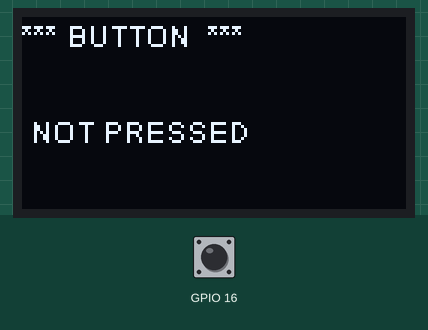
Simulated run of this sketch. Board: ESP8266 (NodeMCU). Shown: 128×64 one-colour display. The test bench sets the inputs (shaded band); at power-on: GPIO 16 HIGH. What the sketch prints to the serial monitor is not drawn.

Above: at 1.2 s.
1.3 s: GPIO 16 pulled LOW for 0.15 s
At 2.8 s:
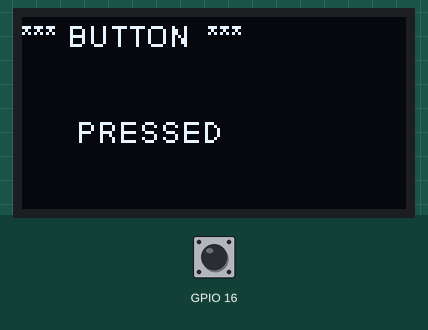
Timing chart, 0 to 4.3 s (numbered marks = the images above; inputs shaded):
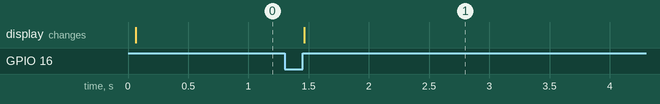

Measured:
- after the input at 1.3 s, the display: changes after 0.16 s (image 1)

The sketch:

NodeMCU_ESP32_Interrupt_Touch_OLED_POST.ino
```cpp
/*
 *  Purpose: Navigate in GigaPix image via NodeMCU switches, as it makes POST request
 *  Created on: 31/7/2018
 */

//http://10.208.34.149:85/gigapan/demo_image1.php

//http://10.208.26.254:81/gigapan/index.php // COMMON - SERVER

//#include <ESP8266WiFi.h>
//#include <WiFiClientSecure.h>
//#include <ESP8266HTTPClient.h>

//use any digital pin for input from touch switch other that D0, D4 ..
//static const uint8_t D0   = 16; // dont use for interrupts, LED_BUILTIN on this pin
//static const uint8_t D1   = 5;
//static const uint8_t D2   = 4;
//static const uint8_t D3   = 0;
//static const uint8_t D4   = 2; // power issues, ESP12E LED on this pin
//static const uint8_t D5   = 14;
//static const uint8_t D6   = 12;
//static const uint8_t D7   = 13;
//static const uint8_t D8   = 15;
//static const uint8_t D9   = 3;  // RX
//static const uint8_t D10  = 1;  // TX

// LAPTOP
const char* ssid = "CdacIoT";          const char* password = "cdac1234";
const char* host = "http://10.42.0.1:3304/image";             //main - Server address
volatile int i=0, j=0, k=0, switchNo=0;
// COMMON - SERVER
//const char* ssid = "cdac";          const char* password = "";
//const char* host = "http://10.208.26.254:81/gigapan/index.php";
//const char* host = "http://10.208.26.254:81";             //main - Server address
//String postPath = "/gigapan/index.php";                 //main - Post service Path


//void wifiSetup()
//{
//  Serial.print("\n\nMAC : ");
//  Serial.println(WiFi.macAddress());
//  Serial.print("connecting to ");
//  Serial.println(ssid);
//  WiFi.begin(ssid, password);
//  delay(50);
//
//  while (WiFi.status() != WL_CONNECTED)
//  { delay(10); //Serial.print(".");
//  }
//  Serial.println("");
//
//  if(WiFi.status() == WL_CONNECTED)
//  {Serial.println("WiFi connected");
//   Serial.println("IP address: ");
//   Serial.println(WiFi.localIP());
//  }
////  else
////  { Serial.println("Could not connect to WiFi ..");// Trying again ..");
////  }
////  delay(100);
//}

//POST data to Server
//bool postData(int sw)
//{
//  HTTPClient httpPost;
//
//  httpPost.begin(host);// + path);
//  httpPost.addHeader("Content-Type","application/x-www-form-urlencoded");
//  String st_sw = String(sw);
//
////  Serial.println("\nbuttonID:"+ st_sw);  // + ","+ "pointsSubmit:1");
//  int httpCode = httpPost.POST("buttonID=" + st_sw);
////  int httpCode = httpPost.POST("pointID=" + st_sw +"&"+ "pointsSubmit=1"); // st_sw); // + "&" + "pointsSubmit=1");
////  int httpCode = httpPost.POST("pointID=" + st_sw + "&"+"pointValue=" + st_s + "&"+"pointsSubmit=1");
//
//  //httpPost.writeToStream(&Serial);
//  httpPost.end();
//
//  Serial.println(httpCode);
//
//  if(httpCode == 200)
//  {
////    Serial.println("POST SUCCESS!\n\n");
//    return true;
//  }
//  else  { return false; }
//}

//void IntCallback_sw1()
//{ switch_seq(1);
//}
//
//void IntCallback_sw2()
//{ switch_seq(2);
//}
//
//void IntCallback_sw3()
//{ switch_seq(3);
//}

void setup()
{ //Open serial communications and wait for port to open:
  Serial.begin(115200); delay(50);
  MPR121_Touch_setup();
  SSD1306_OLED_setup();

//  pinMode(D1, INPUT); // GPIO5 = D1 = sw1
//  pinMode(D2, INPUT); // GPIO4 = D2 = sw2
//  pinMode(10, INPUT); // GPIO0 = D3 = sw3
//  pinMode(LED_BUILTIN, OUTPUT);

//  attachInterrupt(digitalPinToInterrupt(D1), IntCallback_sw1, RISING);
//  attachInterrupt(digitalPinToInterrupt(D2), IntCallback_sw2, RISING);
//  attachInterrupt(digitalPinToInterrupt(10), IntCallback_sw3, RISING);

//  wifiSetup();
//  while (!Serial) {;} // wait for serial port to connect. Needed for native USB port only
}

//void switch_seq(int sw)
//{ if(sw)
//  { Serial.print(String(" -> ")+sw);
//    if(postData(sw))Serial.print(" POST SUCCESS !");
//  }
//}

void loop()
{
  if(MPR121_Touch_loop()) SSD1306_OLED_display();

//    MPR121_Touch_loop();

//  if(postData(1))Serial.print(" POST SUCCESS !"); delay(2500);

//  if (Serial.available())
//  {   int ch = Serial.read(); //    int ch = (int)c;
//
//    if(ch!=10)
//    { if(ch>47 && ch<58)
//        { switchNo*=10; switchNo+=ch-48; //          digCount++;
////          Serial.println(" ch = "+String(ch));   //UNCOMMENT FOR DEBUGGING
//        }
////          msg[j++]=c; // Serial.print(" j = "+String(j));
//     }
//     else
//     {
////        Serial.println("Switch No. Received : "+String(switchNo)); //UNCOMMENT FOR DEBUGGING
//
//        if(postData(switchNo))
//          { //Serial.println(" POST SUCCESS !");
//            delay(10);
//          }
//        else
//        { if(WiFi.status() != WL_CONNECTED) {   wifiSetup();    }
//        }
//
//        j=0; switchNo=0; k=0;
//      }
//  }

}
```

OLED_DISPLAY.ino
```cpp
/* Original fonts included in library:
 *   ArialMT_Plain_10
 *   ArialMT_Plain_16
 *   ArialMT_Plain_24
 */
/* modified font created at http://oleddisplay.squix.ch/ */
/* #include "modified_font.h"*/

//#include <Wire.h>  // Only needed for Arduino 1.6.5 and earlier
/*  SSD1306 */
#include "SSD1306Wire.h"
#define SDA_PIN 5 //ESP32 //   21// GPIO21 -> SDA ESP8266
#define SCL_PIN 4 //ESP32 //   22// GPIO22 -> SCL ESP8266
#define SSD_ADDRESS 0x3c

SSD1306Wire  display(SSD_ADDRESS, SDA_PIN, SCL_PIN);

void SSD1306_OLED_setup()
{
  display.init();

  display.flipScreenVertically();
  display.setTextAlignment(TEXT_ALIGN_LEFT);
  display.setFont(ArialMT_Plain_10);
//  display.setFont(Open_Sans_Condensed_Light_20); // set a font

  display.clear();   // clear the display
  display.drawString(0, 0,  "*** BUTTON  ***");
  display.drawString(0, 32, " NOT PRESSED ");
  display.display();   // write the buffer to the display
  delay(10);
}

void SSD1306_OLED_display()
{
  display.clear();   // clear the display
  display.drawString(0, 0,  "*** BUTTON  ***");
  display.drawString(0, 32, "      PRESSED");
  display.display();   // write the buffer to the display
  delay(10);
}
```

TOUCH_EXT_INTR.ino
```cpp
struct Button {
  const uint8_t PIN;
  uint32_t numberKeyPresses;
  bool pressed;
};

Button button1 = {16, 0, false};

void IRAM_ATTR isr() {
  button1.numberKeyPresses += 1;
  button1.pressed = true;
}

void MPR121_Touch_setup() {
//  Serial.begin(115200);
  pinMode(button1.PIN, INPUT_PULLUP);
  attachInterrupt(button1.PIN, isr, RISING);
//  attachInterrupt(digitalPinToInterrupt(D1), IntCallback_sw1, RISING);
}

int MPR121_Touch_loop() {
  if (button1.pressed) {
      Serial.printf("Button 16 has been pressed %u times\n", button1.numberKeyPresses);
//      SSD1306_OLED_display();
      button1.pressed = false;
      return 1;
  }

//  //Detach Interrupt after 1 Minute
//  static uint32_t lastMillis = 0;
//  if (millis() - lastMillis > 60000) {
//    lastMillis = millis();
//    detachInterrupt(button1.PIN);
//  Serial.println("Interrupt Detached!");
//  }
  return 0;
}
```
